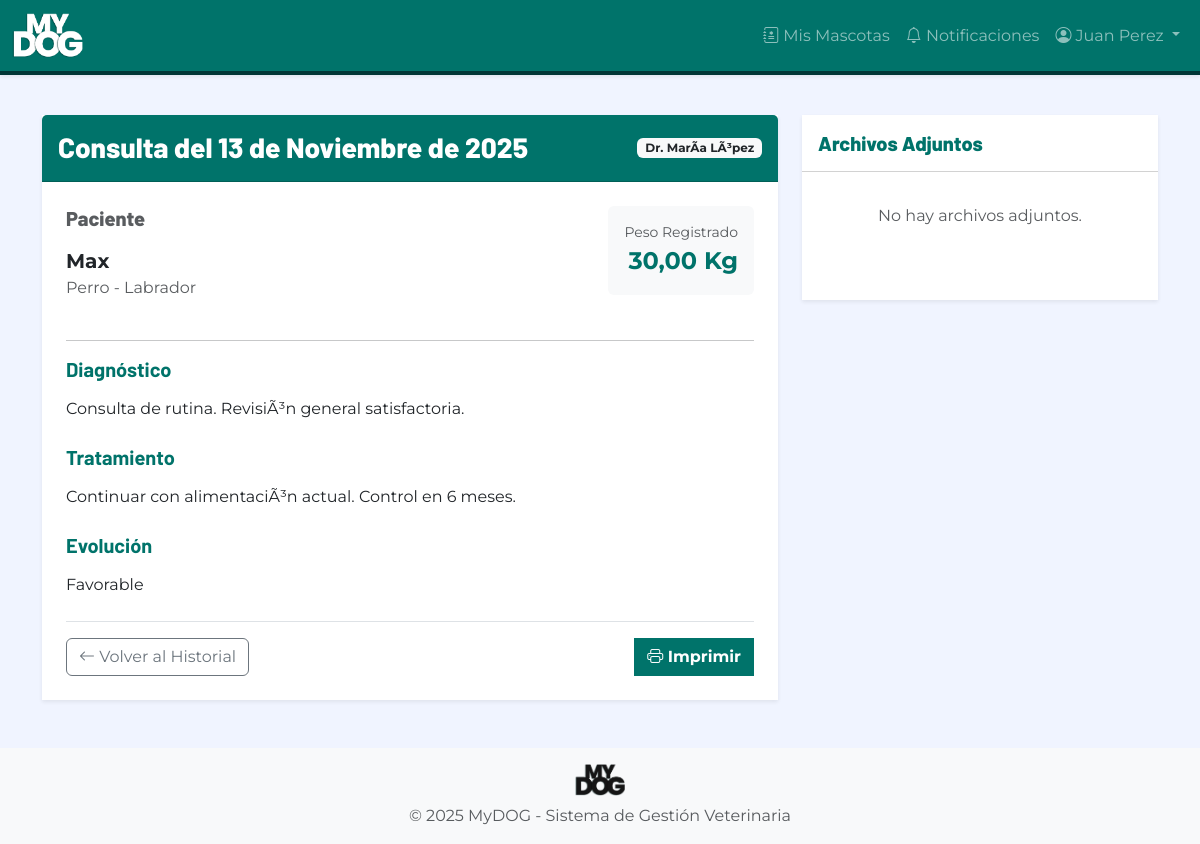
Page /historiales/3/ (signed in) on the committed database.
### autenticacion/models.py (models this page shows, shortened)
class Usuario(AbstractUser):
    ROL_CHOICES = [
        ('ADMIN', 'Administrador'),
        ('VETERINARIO', 'Veterinario'),
        ('ADMINISTRATIVO', 'Personal Administrativo'),
        ('PROPIETARIO', 'Propietario'),
    ]
    rol = models.CharField(
        max_length=20,
        choices=ROL_CHOICES,
        verbose_name='Rol',
        help_text='Rol del usuario en el sistema'
    )
    activo = models.BooleanField(
        default=True,
        verbose_name='Activo',
        help_text='Indica si el usuario puede acceder al sistema'
    )
    intentos_fallidos = models.IntegerField(
        default=0,
        verbose_name='Intentos fallidos',
        help_text='Número de intentos fallidos de login consecutivos'
    )
    bloqueado_hasta = models.DateTimeField(
        null=True,
        blank=True,
        verbose_name='Bloqueado hasta',
        help_text='Fecha y hora hasta la cual el usuario está bloqueado'
    )
    foto_perfil = models.ImageField(
        upload_to='perfiles/',
        null=True,
        blank=True,
        verbose_name='Foto de perfil'
    )
    telefono = models.CharField(
        max_length=15,
        blank=True,
        verbose_name='Teléfono'
    )
    fecha_creacion = models.DateTimeField(
        auto_now_add=True,
        verbose_name='Fecha de creación'
    )
    fecha_modificacion = models.DateTimeField(
        auto_now=True,
        verbose_name='Fecha de modificación'
    )
    class Meta:
        verbose_name = 'Usuario'
        verbose_name_plural = 'Usuarios'
        ordering = ['-fecha_creacion']
    def es_admin(self):
        return self.rol == 'ADMIN'

### historiales/models.py (models this page shows, shortened)
class HistorialClinico(models.Model):
    mascota = models.ForeignKey(
        'mascotas.Mascota',
        on_delete=models.PROTECT,
        related_name='historiales',
        verbose_name='Mascota'
    )
    cita = models.ForeignKey(
        'citas.Cita',
        on_delete=models.SET_NULL,
        null=True,
        blank=True,
        related_name='historiales',
        verbose_name='Cita asociada'
    )
    veterinario = models.ForeignKey(
        'autenticacion.Usuario',
        on_delete=models.PROTECT,
        limit_choices_to={'rol': 'VETERINARIO'},
        related_name='historiales_registrados',
        verbose_name='Veterinario responsable'
    )
    fecha_consulta = models.DateField(
        verbose_name='Fecha de consulta'
    )
    diagnostico = models.TextField(
        verbose_name='Diagnóstico',
        help_text='Diagnóstico realizado por el veterinario'
    )
    tratamiento = models.TextField(
        verbose_name='Tratamiento',
        help_text='Tratamiento prescrito'
    )
    vacunas = models.TextField(
        blank=True,
        verbose_name='Vacunas aplicadas',
        help_text='Vacunas administradas durante la consulta'
    )
    procedimientos = models.TextField(
        blank=True,
        verbose_name='Procedimientos realizados',
        help_text='Procedimientos médicos realizados'
    )
    evolucion = models.TextField(
        verbose_name='Evolución',
        help_text='Estado y evolución del paciente'
    )
    peso_actual = models.DecimalField(
        max_digits=5,
        decimal_places=2,
        null=True,
        blank=True,
        validators=[MinValueValidator(0.01)],
        verbose_name='Peso actual (kg)',
        help_text='Peso registrado durante la consulta'
    )
    fecha_registro = models.DateTimeField(
        auto_now_add=True,
        verbose_name='Fecha de registro'
    )
    fecha_modificacion = models.DateTimeField(
        auto_now=True,
        verbose_name='Fecha de modificación'
    )
    class Meta:
        verbose_name = 'Historial clínico'
        verbose_name_plural = 'Historiales clínicos'
        ordering = ['-fecha_consulta']

### mascotas/models.py (models this page shows, shortened)
class Mascota(models.Model):
    ESPECIE_CHOICES = [
        ('PERRO', 'Perro'),
        ('GATO', 'Gato'),
        ('AVE', 'Ave'),
        ('ROEDOR', 'Roedor'),
        ('REPTIL', 'Reptil'),
        ('OTRO', 'Otro'),
    ]
    SEXO_CHOICES = [
        ('M', 'Macho'),
        ('H', 'Hembra'),
    ]
    propietario = models.ForeignKey(
        'propietarios.Propietario',
        on_delete=models.PROTECT,
        related_name='mascotas',
        verbose_name='Propietario',
        help_text='Propietario actual de la mascota'
    )
    nombre = models.CharField(
        max_length=50,
        verbose_name='Nombre',
        help_text='Nombre de la mascota (2-50 caracteres)'
    )
    especie = models.CharField(
        max_length=10,
        choices=ESPECIE_CHOICES,
        verbose_name='Especie',
        help_text='Especie de la mascota'
    )
    raza = models.CharField(
        max_length=50,
        verbose_name='Raza',
        help_text='Raza de la mascota'
    )
    edad = models.PositiveIntegerField(
        validators=[MinValueValidator(0)],
        verbose_name='Edad',
        help_text='Edad de la mascota en años'
    )
    peso = models.DecimalField(
        max_digits=5,
        decimal_places=2,
        null=True,
        blank=True,
        validators=[MinValueValidator(0.01)],
        verbose_name='Peso',
        help_text='Peso de la mascota en kilogramos (opcional)'
    )
    sexo = models.CharField(
        max_length=1,
        choices=SEXO_CHOICES,
        blank=True,
        verbose_name='Sexo',
        help_text='Sexo de la mascota (opcional)'
    )
    observaciones = models.TextField(
        max_length=300,
        blank=True,
        verbose_name='Observaciones',
        help_text='Observaciones adicionales (máx 300 caracteres)'
    )
    foto = models.ImageField(
        upload_to='mascotas/',
        null=True,
        blank=True,
        verbose_name='Foto',
        help_text='Foto de la mascota'
    )
    activo = models.BooleanField(
        default=True,
        verbose_name='Activo',
        help_text='Indica si la mascota está activa (no transferida ni fallecida)'
    )
    fecha_registro = models.DateTimeField(
        auto_now_add=True,
        verbose_name='Fecha de registro'
    )
    fecha_modificacion = models.DateTimeField(
        auto_now=True,
        verbose_name='Fecha de modificación'
    )
    class Meta:
        verbose_name = 'Mascota'
        verbose_name_plural = 'Mascotas'
        ordering = ['-fecha_registro']
        indexes = [
            models.Index(fields=['propietario', 'nombre']),
            models.Index(fields=['especie']),
        ]

### historiales/views.py (the view)
# urls.py: path('<int:pk>/', views.detalle_historial, name='detalle'),
@login_required
def detalle_historial(request, pk):
    historial = get_object_or_404(HistorialClinico, pk=pk)
    archivos = historial.archivos.all()
    if request.method == 'POST' and 'subir_archivo' in request.POST:
        archivo_form = ArchivoHistorialForm(request.POST, request.FILES)
        if archivo_form.is_valid():
            archivo = archivo_form.save(commit=False)
            archivo.historial = historial
            archivo.usuario = request.user
            archivo.save()
            messages.success(request, 'Archivo adjuntado exitosamente.')
            return redirect('historiales:detalle', pk=pk)
    else:
        archivo_form = ArchivoHistorialForm()
    return render(request, 'historiales/detalle.html', {
        'historial': historial,
        'archivos': archivos,
        'archivo_form': archivo_form
    })

### templates/historiales/detalle.html (shortened to what this page needs)
{% extends 'base.html' %}
{% load crispy_forms_tags %}
{% block content %}
<div class="row">
    <div class="col-md-8">
        <div class="card shadow-sm border-0 mb-4">
            <div class="card-header bg-primary-mydog text-white py-3 d-flex justify-content-between align-items-center">
                <h3 class="font-titulo mb-0">Consulta del {{ historial.fecha_consulta }}</h3>
                <span class="badge bg-light text-dark">Dr. {{ historial.veterinario.get_full_name }}</span>
            </div>
            <div class="card-body p-4">
                <div class="row mb-4">
                    <div class="col-md-6">
                        <h5 class="text-muted mb-3">Paciente</h5>
                        <p class="fs-5 fw-bold mb-0">
                            <a href="{% url 'mascotas:detalle' historial.mascota.pk %}" class="text-decoration-none text-dark">
                                {{ historial.mascota.nombre }}
                            </a>
                        </p>
                        <p class="text-muted">{{ historial.mascota.get_especie_display }} - {{ historial.mascota.raza }}</p>
                    </div>
                    <div class="col-md-6 text-end">
                        {% if historial.peso_actual %}
                        <div class="p-3 bg-light rounded d-inline-block">
                            <small class="d-block text-muted">Peso Registrado</small>
                            <span class="fs-4 fw-bold text-primary-mydog">{{ historial.peso_actual }} Kg</span>
                        </div>
                        {% endif %}
                    </div>
                </div>
                <hr>
                <div class="mb-4">
                    <h5 class="fw-bold text-primary-mydog">Diagnóstico</h5>
                    <p>{{ historial.diagnostico|linebreaks }}</p>
                </div>
                <div class="mb-4">
                    <h5 class="fw-bold text-primary-mydog">Tratamiento</h5>
                    <p>{{ historial.tratamiento|linebreaks }}</p>
                </div>
                <div class="mb-4">
                    <h5 class="fw-bold text-primary-mydog">Evolución</h5>
                    <p>{{ historial.evolucion|linebreaks }}</p>
                </div>
                <div class="d-flex justify-content-between mt-4 pt-3 border-top">
                    <a href="{% url 'historiales:lista_mascota' historial.mascota.pk %}" class="btn btn-outline-secondary">
                        <i class="bi bi-arrow-left"></i> Volver al Historial
                    </a>
                    <button class="btn btn-primary-mydog" onclick="window.print()">
                        <i class="bi bi-printer"></i> Imprimir
                    </button>
                </div>
            </div>
        </div>
    </div>
    <div class="col-md-4">
        <div class="card shadow-sm border-0 mb-4">
            <div class="card-header bg-white py-3">
                <h5 class="font-titulo text-primary-mydog mb-0">Archivos Adjuntos</h5>
            </div>
            <div class="card-body">
                <div class="list-group list-group-flush mb-4">
                    {% for archivo in archivos %}
                    <a href="{{ archivo.archivo.url }}" target="_blank" class="list-group-item list-group-item-action d-flex align-items-center">
                        <i class="bi bi-file-earmark-text fs-4 me-3 text-muted"></i>
                        <div>
                            <h6 class="mb-0">{{ archivo.tipo }}</h6>
                            <small class="text-muted">{{ archivo.descripcion|default:archivo.fecha_carga }}</small>
                        </div>
                    </a>
                    {% empty %}
                    <p class="text-muted text-center py-3">No hay archivos adjuntos.</p>
                    {% endfor %}
                </div>
            </div>
        </div>
    </div>
</div>
{% endblock %}

### templates/base.html (shortened to what this page needs)
{% load static %}
<!DOCTYPE html>
<html lang="es">
<head>
    <link href="https://cdn.jsdelivr.net/npm/bootstrap@5.3.0/dist/css/bootstrap.min.css" rel="stylesheet">
    <link rel="stylesheet" href="https://cdn.jsdelivr.net/npm/bootstrap-icons@1.11.0/font/bootstrap-icons.css">
    <link rel="stylesheet" href="{% static 'css/base.css' %}">
    <link rel="stylesheet" href="{% static 'css/responsive.css' %}">
</head>
<body>
    <nav class="navbar navbar-expand-lg navbar-dark bg-primary-mydog shadow-sm">
        <div class="container-fluid">
            <a class="navbar-brand" href="{% url 'home' %}">
                <img src="{% static 'img/logo-mydog-blanco.png' %}" alt="MyDOG" height="45" class="d-inline-block">
            </a>
            <div class="collapse navbar-collapse" id="navbarNav">
                <ul class="navbar-nav ms-auto">
                    {% if user.is_authenticated %}
                        <li class="nav-item">
                            <a class="nav-link" href="{% url 'historiales:mis_mascotas' %}">
                                <i class="bi bi-journal-medical"></i>
                                {% if user.rol == 'PROPIETARIO' %}Mis Mascotas{% else %}Historiales{% endif %}
                            </a>
                        </li>
                        <li class="nav-item">
                            <a class="nav-link" href="{% url 'notificaciones:lista' %}">
                                <i class="bi bi-bell"></i> Notificaciones
                            </a>
                        </li>
                        <li class="nav-item dropdown">
                            <a class="nav-link dropdown-toggle" href="#" role="button" data-bs-toggle="dropdown">
                                <i class="bi bi-person-circle"></i> {{ user.get_full_name|default:user.username }}
                            </a>
                        </li>
                    {% else %}
                        <li class="nav-item">
                            <a class="nav-link" href="{% url 'autenticacion:login' %}">Iniciar Sesión</a>
                        </li>
                    {% endif %}
                </ul>
            </div>
        </div>
    </nav>
    <main class="container py-4">
        {% block content %}{% endblock %}
    </main>
    <footer class="footer mt-auto py-3 bg-light">
        <div class="container text-center">
            <img src="{% static 'img/logo-mydog-negro.png' %}" alt="MyDOG" height="32" class="mb-2">
            <p class="text-muted mb-0">&copy; 2025 MyDOG - Sistema de Gestión Veterinaria</p>
        </div>
    </footer>
</body>
</html>

### static/css/base.css (style rules this page uses)
:root { --color-primary: #00736A; --color-secondary: #003535; --color-accent: #F95C32; --color-accent-light: #0FF7750; --color-bg-light: #F0F4FF; --color-gray: #CCCBD1; --color-white: #FFFFFF; --color-black: #000000; --font-titulo: 'Barlow', sans-serif; --font-subtitulo: 'Montserrat', sans-serif; --font-texto: 'Montserrat', sans-serif; }
body { font-family: var(--font-texto); background-color: var(--color-bg-light); color: var(--color-black); }
h1, h2, h3, h4, h5, h6, .font-titulo { font-family: var(--font-titulo); font-weight: 800; }
.bg-primary-mydog { background-color: var(--color-primary) !important; }
.text-primary-mydog { color: var(--color-primary) !important; }
.btn-primary-mydog { background-color: var(--color-primary); border-color: var(--color-primary); color: var(--color-white); font-family: var(--font-subtitulo); font-weight: 700; border-radius: 0 !important; }
.card { border-radius: 0 !important; }
.navbar { box-shadow: 0 2px 4px rgba(0,0,0,0.1); box-shadow: none; border-bottom: 4px solid var(--color-secondary); }

### templates/base.html (style rules this page uses)
html, body { height: 100%; }
body { display: flex; flex-direction: column; }
main { flex: 1 0 auto; }
footer { flex-shrink: 0; }

### rows in the picture
Usuario: get_full_name "Juan Perez"
HistorialClinico: fecha_consulta "13 de Noviembre de 2025", veterinario.get_full_name "MarÃ­a LÃ³pez", mascota.nombre "Max", mascota.especie "Perro", mascota.raza "Labrador", peso_actual "30,00", diagnostico "Consulta de rutina. RevisiÃ³n general satisfactoria.", tratamiento "Continuar con alimentaciÃ³n actual. Control en 6 meses.", evolucion "Favorable"
